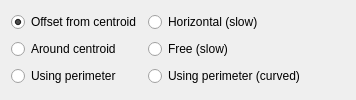
                           <widget class="QWidget" name="pagePolygon">
                            <layout class="QGridLayout" name="gridLayout_18">
                             <item row="0" column="0">
                              <widget class="QRadioButton" name="radOverCentroid">
                               <property name="sizePolicy">
                                <sizepolicy hsizetype="Maximum" vsizetype="Fixed">
                                 <horstretch>0</horstretch>
                                 <verstretch>0</verstretch>
                                </sizepolicy>
                               </property>
                               <property name="text">
                                <string>Offset from centroid</string>
                               </property>
                               <property name="checked">
                                <bool>true</bool>
                               </property>
                              </widget>
                             </item>
                             <item row="0" column="1">
                              <widget class="QRadioButton" name="radPolygonHorizontal">
                               <property name="text">
                                <string>Horizontal (slow)</string>
                               </property>
                              </widget>
                             </item>
                             <item row="1" column="0">
                              <widget class="QRadioButton" name="radAroundCentroid">
                               <property name="sizePolicy">
                                <sizepolicy hsizetype="Maximum" vsizetype="Fixed">
                                 <horstretch>0</horstretch>
                                 <verstretch>0</verstretch>
                                </sizepolicy>
                               </property>
                               <property name="text">
                                <string>Around centroid</string>
                               </property>
                              </widget>
                             </item>
                             <item row="1" column="1">
                              <widget class="QRadioButton" name="radPolygonFree">
                               <property name="text">
                                <string>Free (slow)</string>
                               </property>
                              </widget>
                             </item>
                             <item row="2" column="0">
                              <widget class="QRadioButton" name="radPolygonPerimeter">
                               <property name="sizePolicy">
                                <sizepolicy hsizetype="MinimumExpanding" vsizetype="Fixed">
                                 <horstretch>0</horstretch>
                                 <verstretch>0</verstretch>
                                </sizepolicy>
                               </property>
                               <property name="text">
                                <string>Using perimeter</string>
                               </property>
                              </widget>
                             </item>
                             <item row="2" column="1">
                              <widget class="QRadioButton" name="radPolygonPerimeterCurved">
                               <property name="sizePolicy">
                                <sizepolicy hsizetype="MinimumExpanding" vsizetype="Fixed">
                                 <horstretch>0</horstretch>
                                 <verstretch>0</verstretch>
                                </sizepolicy>
                               </property>
                               <property name="text">
                                <string>Using perimeter (curved)</string>
                               </property>
                              </widget>
                             </item>
                             <item row="1" column="2">
                              <spacer name="horizontalSpacer_26">
                               <property name="orientation">
                                <enum>Qt::Horizontal</enum>
                               </property>
                               <property name="sizeHint" stdset="0">
                                <size>
                                 <width>40</width>
                                 <height>20</height>
                                </size>
                               </property>
                              </spacer>
                             </item>
                            </layout>
                           </widget>
